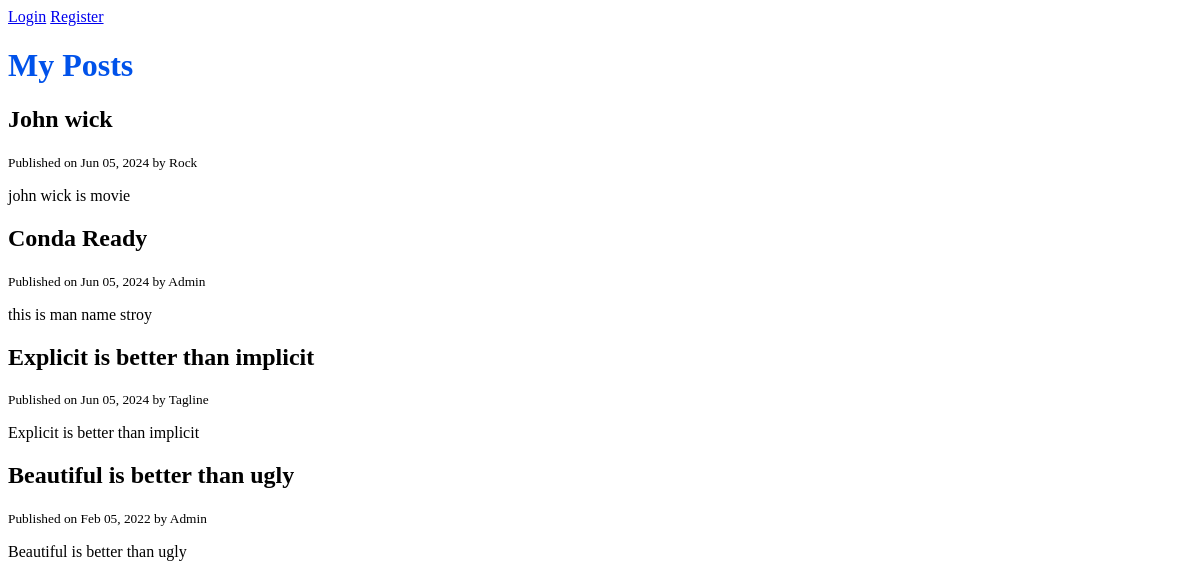
The page / on the database its author committed.
### blog/models.py (models this page shows, shortened)
class Post(models.Model):
    title = models.CharField(max_length=120)
    content = models.TextField()
    published_at = models.DateTimeField(default=timezone.now())
    author = models.ForeignKey(User, on_delete=models.CASCADE)
    class Meta:
        ordering = ['-published_at']

### blog/views.py (the view)
# urls.py: path('', views.home, name='posts'),
def home(request):
    posts = Post.objects.all()
    context = {'posts': posts}
    return render(request, 'blog/home.html', context)

### blog/templates/blog/home.html (shortened to what this page needs)
{% extends 'base.html' %}
{% block content %}
<h1>My Posts</h1>
	{% for post in posts %}
		<h2>{{ post.title }}</h2>
		<small>Published on {{ post.published_at | date:"M d, Y" }} by {{ post.author | title}}</small>
		<p>{{ post.content }}</p>
	{% endfor %}
{% endblock content %}

### templates/base.html (shortened to what this page needs)
{%load static %}
<!DOCTYPE html>
<html lang="en">
  <head>
    <link rel="stylesheet" href="{% static 'css/style.css' %}" />
  </head>
  <body>
    <header>
  		{%if request.user.is_authenticated %}
        <a href="{% url 'posts' %}">My Posts</a>
        <a href="{% url 'post-create' %}">New Post</a>
  			<span>Hi {{ request.user.username | title }}</span>
  			<a href="{% url 'logout' %}">Logout</a>
  		{%else%}
  			<a href="{% url 'login' %}">Login</a>
  			<a href="{% url 'register' %}">Register</a>
  		{%endif%}
  	</header>
    <main>
	    {%block content%}
	    {%endblock content%}
  	</main>
    </body>
</html>

### static/css/style.css (style rules this page uses)
h1 { color:#0052EA }

### rows shown on the page
Post: title "John wick", published_at "Jun 05, 2024", author "Rock", content "john wick is movie"
Post: title "Conda Ready", published_at "Jun 05, 2024", author "Admin", content "this is man name stroy"
Post: title "Explicit is better than implicit", published_at "Jun 05, 2024", author "Tagline", content "Explicit is better than implicit"
Post: title "Beautiful is better than ugly", published_at "Feb 05, 2022", author "Admin", content "Beautiful is better than ugly"
